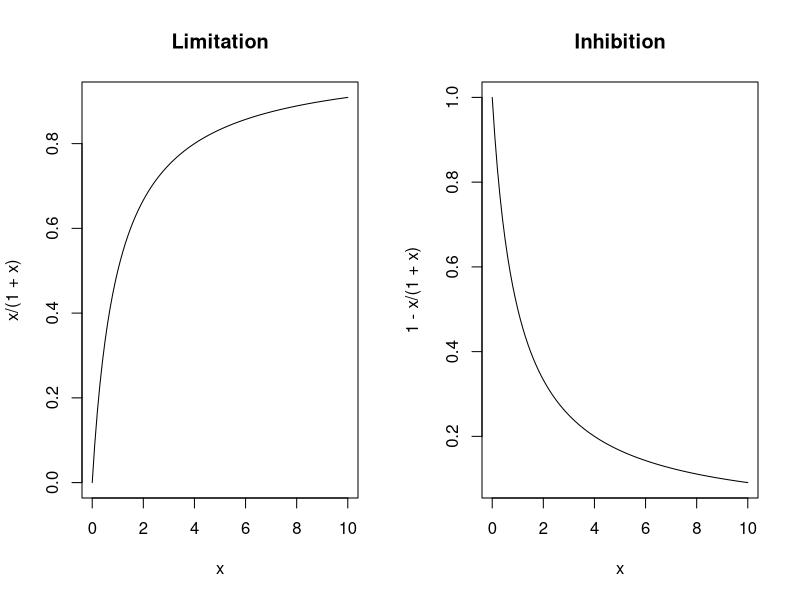

The R source for this figure:
## ---- chunk 1
layout(matrix(1:2, nrow=1))
curve(x/(1+x), 0,10, main="Limitation")
curve(1-x/(1+x), 0,10, main="Inhibition")
